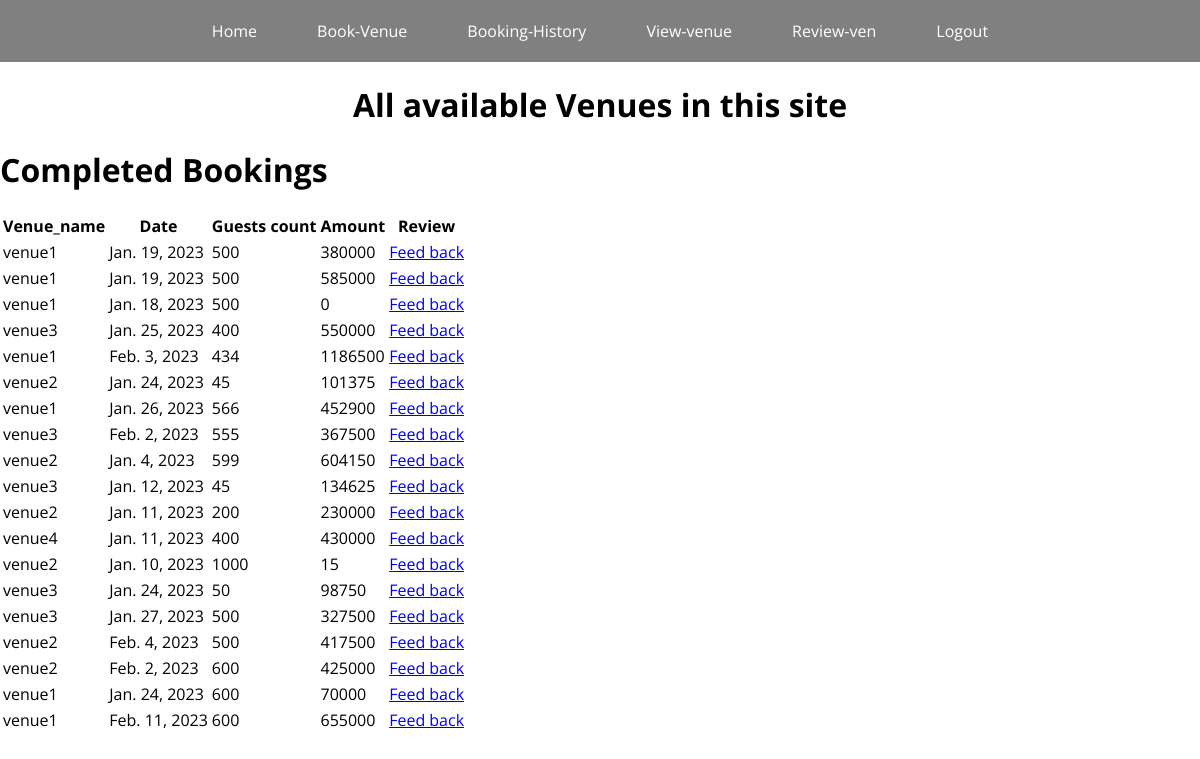
The app's page /review/ (signed in) with its own data.
### booking/models.py (models this page shows)
class booking_data(models.Model):
    user =models.ForeignKey(User, on_delete = models.CASCADE)
    venue_name = models.CharField(max_length=100)
    EventType = models.CharField(max_length=100)
    date = models.DateField()
    breakfast = models.IntegerField()
    lunch = models.IntegerField()
    TeaSnacks = models.IntegerField()
    dinner = models.IntegerField()
    Nonveg = models.BooleanField(default=False)
    NoofGuest = models.IntegerField()
    Amount = models.IntegerField(default=0)
    Decoration = models.CharField(max_length=100)

### booking/views.py (the view)
# urls.py: path('review/',views.review, name= "review"),
def review(request):
    if request.user.is_authenticated:
        present = datee.today()
        prev = booking_data.objects.all().filter(user=request.user)
        data = []
        for i in prev  :
            if i.date < present :
                data.append(i)
        return render(request,"review.html", { "data":data })
    else:
        return render(request,"home.html")

### templates/review.html
{% extends "main.html"  %}
{% load static %}
{% static "images" as baseUrl %}
{% block contiainer %}
<h1 style="text-align: center;">All available Venues in this site</h1>
<h1>Completed Bookings</h1>
<table class="GeneratedTable">
    <thead>
      <tr>
        <th>Venue_name</th>
        <th>Date</th>
        <th>Guests count</th>
        <th>Amount</th>
        <th>Review</th>
      </tr>
    </thead>
    {% for i in data %}
    <tbody>
      <tr>
        <td>{{ i.venue_name}}</td>
        <td>{{ i.date }}</td>
        <td>{{ i.NoofGuest }}</td>
        <td>{{ i.Amount }} </td>
        <td><a href="{% url 'feedback' i.id %}">Feed back</a></td>
      </tr>      </tbody>
    {% endfor %}
  </table>
{% endblock %}

### templates/main.html (style rules this page uses)
body { margin: 0%; font-family: 'Open Sans'; }

### records on screen
booking_data: venue_name "venue1", date "Jan. 19, 2023", NoofGuest "500", Amount "380000"
booking_data: venue_name "venue1", date "Jan. 19, 2023", NoofGuest "500", Amount "585000"
booking_data: venue_name "venue1", date "Jan. 18, 2023", NoofGuest "500", Amount "0"
booking_data: venue_name "venue3", date "Jan. 25, 2023", NoofGuest "400", Amount "550000"
booking_data: venue_name "venue1", date "Feb. 3, 2023", NoofGuest "434", Amount "1186500"
booking_data: venue_name "venue2", date "Jan. 24, 2023", NoofGuest "45", Amount "101375"
booking_data: venue_name "venue1", date "Jan. 26, 2023", NoofGuest "566", Amount "452900"
booking_data: venue_name "venue3", date "Feb. 2, 2023", NoofGuest "555", Amount "367500"
booking_data: venue_name "venue2", date "Jan. 4, 2023", NoofGuest "599", Amount "604150"
booking_data: venue_name "venue3", date "Jan. 12, 2023", NoofGuest "45", Amount "134625"
booking_data: venue_name "venue2", date "Jan. 11, 2023", NoofGuest "200", Amount "230000"
booking_data: venue_name "venue4", date "Jan. 11, 2023", NoofGuest "400", Amount "430000"
booking_data: venue_name "venue2", date "Jan. 10, 2023", NoofGuest "1000", Amount "15"
booking_data: venue_name "venue3", date "Jan. 24, 2023", NoofGuest "50", Amount "98750"
booking_data: venue_name "venue3", date "Jan. 27, 2023", NoofGuest "500", Amount "327500"
booking_data: venue_name "venue2", date "Feb. 4, 2023", NoofGuest "500", Amount "417500"
booking_data: venue_name "venue2", date "Feb. 2, 2023", NoofGuest "600", Amount "425000"
booking_data: venue_name "venue1", date "Jan. 24, 2023", NoofGuest "600", Amount "70000"
booking_data: venue_name "venue1", date "Feb. 11, 2023", NoofGuest "600", Amount "655000"
